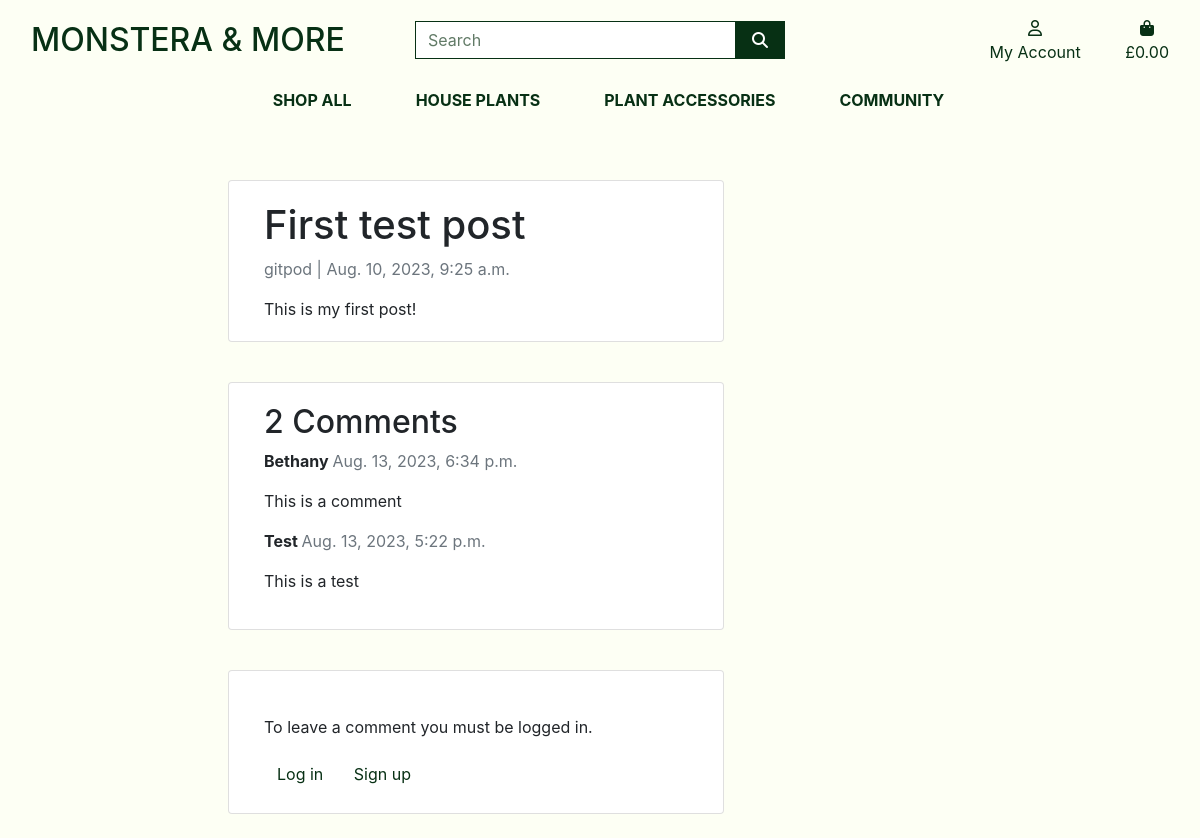
Page /blog/first-test-post/ on the committed database.
### blog/models.py (models this page shows, shortened)
class Post(models.Model):
    title = models.CharField(max_length=200, unique=True)
    slug = models.SlugField(max_length=200, unique=True)
    author = models.ForeignKey(User, on_delete= models.CASCADE,related_name='blog_posts')
    content = models.TextField()
    created_on = models.DateTimeField(auto_now_add=True)
    status = models.IntegerField(choices=STATUS, default=0)
    class Meta:
        ordering = ['-created_on']

class Comment(models.Model):
    post = models.ForeignKey(Post, on_delete=models.CASCADE, related_name='comments', default=False)
    name = models.CharField(max_length=80, default="")
    user_id = models.ForeignKey(User, null=True,
                                blank=True, on_delete=models.SET_NULL)
    email = models.EmailField(default="")
    body = models.TextField(null=False, blank=False, default="")
    created_on = models.DateTimeField(auto_now_add=True)
    active = models.BooleanField(default=False)
    class Meta:
        ordering = ['created_on']

### blog/views.py (the view)
# urls.py: path('<slug:slug>/', views.PostDetail, name='post_detail'),
def PostDetail(request, slug):
    template_name = "blog/post_detail.html"
    post = get_object_or_404(Post, slug=slug)
    comments = post.comments.filter(active=True).order_by("-created_on")
    new_comment = None
    if request.method == "POST":
        comment_form = CommentForm(data=request.POST)
        if comment_form.is_valid():
            new_comment = comment_form.save(commit=False)
            new_comment.post = post
            new_comment.save()
    else:
        comment_form = CommentForm()
    return render(
        request,
        template_name,
        {
            "post": post,
            "comments": comments,
            "new_comment": new_comment,
            "comment_form": comment_form,
        },
    )

### blog/forms.py
class CommentForm(forms.ModelForm):
    class Meta:
        model = Comment
        fields = ('name', 'email', 'body')

### bag/contexts.py (called while the page is built, shortened)
def bag_contents(request):
    bag_items = []
    total = 0
    product_count = 0
    bag = request.session.get('bag', {})
    if total < settings.FREE_DELIVERY_THRESHOLD:
        delivery = total * Decimal(settings.STANDARD_DELIVERY_PERCENTAGE / 100)
        free_delivery_delta = settings.FREE_DELIVERY_THRESHOLD - total
    else:
        delivery = 0
        free_delivery_delta = 0
    grand_total = delivery + total
    context = {
        'bag_items': bag_items,
        'total': total,
        'product_count': product_count,
        'delivery': delivery,
        'free_delivery_delta': free_delivery_delta,
        'free_delivery_threshold': settings.FREE_DELIVERY_THRESHOLD,
        'grand_total': grand_total,
    }
    return context

### blog/templates/blog/post_detail.html (shortened to what this page needs)
{% extends "base.html" %}
{% load static %}
{% block page_header %}
<div class="container header-container">
</div>
{% endblock %}
{% block content %}
<div class="container">
  <div class="container">
    <div class="row">
      <div class="col-md-8 card mb-4  mt-3 left  top">
        <div class="card-body">
          <h1>{% block title %} {{ post.title }} {% endblock title %}</h1>
          <p class=" text-muted">{{ post.author }} | {{ post.created_on }}</p>
          <p class="card-text ">{{ post.content | safe }}</p>
        </div>
      </div>
      <div class="col-md-8 card mb-4  mt-3 ">
        <div class="card-body">
          <h2>{{ comments.count }} Comments</h2>
          {% for comment in comments %}
          <div class="comments">
            <p class="font-weight-bold">
              {{ comment.name }}
              <span class=" text-muted font-weight-normal">
                {{ comment.created_on }}
              </span>
            </p>
            {{ comment.body | linebreaks }}
          </div>
          {% endfor %}
        </div>
      </div>
      <div class="col-md-8 card mb-4  mt-3 ">
        <div class="card-body">
          {% if user.is_authenticated %}
            {% if new_comment %}
              <div class="alert alert-success" role="alert">
              Your comment has been submitted and is awaiting approval. Check back soon.
              </div>
            {% else %}
              <h3>Leave a comment</h3>
              <form method="post" action="{% url 'post_detail' post.slug %}">
              {{ comment_form | crispy }}
              {% csrf_token %}
              <button class="btn btn-black rounded-0 btn-lg text-uppercase" type="submit" aria-label="Submit a comment button">Submit<span class="icon">
                <i class="fa-solid fa-plus"></i>
            </span></button>
              </form>
            {% endif %}
          {% else %}
          <div class="mt-4">
            <p>To leave a comment you must be logged in. </p>
            <a class="btn btn-outline-black rounded-0" href="{% url 'account_login' %}">Log in</a>
            <a class="btn btn-outline-black rounded-0" href="{% url 'account_signup' %}">Sign up</a>
          </div>
          {% endif %}
        </div>
      </div>
    </div>
  </div>
  {% endblock %}

### static/css/base.css (style rules this page uses)
html { height: 100%; }
body { background-image: url('/media/hero-plant.jpg') ; height: 100vh; background-position: 1% 1%; }
a { color:#073014 ; }
.btn-outline-black { background: white; color: #073014 !important; border: 1px solid 073014; }
@media (min-width: 1200px) { .container { max-width: 80%; } }
@media (min-width: 992px) { .header-container { padding-top: 164px; } }

### rows in the picture
Post: title "First test post", author "gitpod", created_on "Aug. 10, 2023, 9:25 a.m.", content "This is my first post!"
Comment: name "Bethany", created_on "Aug. 13, 2023, 6:34 p.m.", body "This is a comment"
Comment: name "Test", created_on "Aug. 13, 2023, 5:22 p.m.", body "This is a test"

### other values in the picture
{{ comments.count }} "2"
